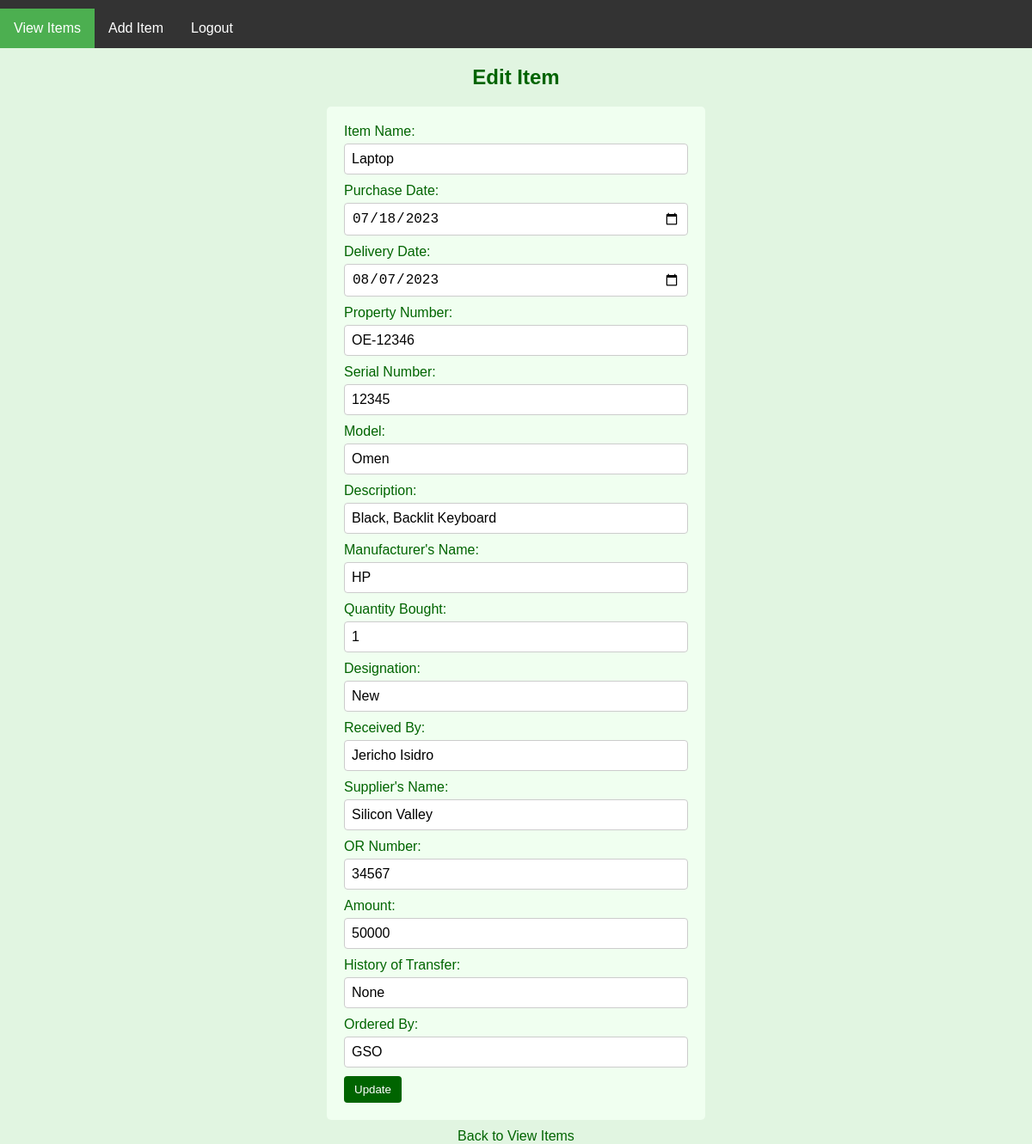
Screenshot of /edit-items.php?id=5 with the database file from the repository.
### tables this page shows
CREATE TABLE `inventory` (
  `id` int(7) NOT NULL,
  `item_name` varchar(100) NOT NULL,
  `purchase_date` date NOT NULL,
  `delivery_date` date NOT NULL,
  `property_number` varchar(40) NOT NULL,
  `serial_number` varchar(100) NOT NULL,
  `model_number` varchar(75) NOT NULL,
  `description` varchar(500) NOT NULL,
  `manufacturer_name` varchar(75) NOT NULL,
  `quantity_bought` int(6) NOT NULL,
  `designation` varchar(75) NOT NULL,
  `received_by` varchar(75) NOT NULL,
  `supplier_name` varchar(75) NOT NULL,
  `OR_number` varchar(50) NOT NULL,
  `amount` int(8) NOT NULL,
  `transfer_history` varchar(500) NOT NULL,
  `ordered_by` varchar(75) NOT NULL
);

### edit-items.php (the view, shortened to what this page needs)
<?php
include_once "db_connect.php";
if (isset($_GET['id'])) {
    $itemId = $_GET['id'];
    $stmt = $conn->prepare("SELECT * FROM inventory WHERE id = ?");
    $stmt->execute([$itemId]);
    $item = $stmt->fetch(PDO::FETCH_ASSOC);
} else {
    header("Location: view-items.php");
    exit;
}
?>
<!DOCTYPE html>
<html>
<head>
</head>
<body>
	<?php include_once "main_menu.php"; ?>
    <h2>Edit Item</h2>
    <form action="update-item.php" method="post">
        <label for="item_name">Item Name:</label>
        <input type="text" name="item_name" value="<?php echo $item['item_name']; ?>" required><br>
        <label for="purchase_date">Purchase Date:</label>
        <input type="date" name="purchase_date" value="<?php echo $item['purchase_date']; ?>" required><br>
        <label for="delivery_date">Delivery Date:</label>
        <input type="date" name="delivery_date" value="<?php echo $item['delivery_date']; ?>" required><br>
        <label for="property_number">Property Number:</label>
        <input type="text" name="property_number" value="<?php echo $item['property_number']; ?>" required><br>
        <label for="serial_number">Serial Number:</label>
        <input type="text" name="serial_number" value="<?php echo $item['serial_number']; ?>" required><br>
        <label for="model_number">Model:</label>
        <input type="text" name="model_number" value="<?php echo $item['model_number']; ?>" required><br>
        <label for="description">Description:</label>
        <input type="text" name="description" value="<?php echo $item['description']; ?>" required><br>
        <label for="manufacturer_name">Manufacturer's Name:</label>
        <input type="text" name="manufacturer_name" value="<?php echo $item['manufacturer_name']; ?>" required><br>
        <label for="quantity_bought">Quantity Bought:</label>
        <input type="number" name="quantity_bought" value="<?php echo $item['quantity_bought']; ?>" required><br>
        <label for="designation">Designation:</label>
        <input type="text" name="designation" value="<?php echo $item['designation']; ?>" required><br>
        <label for="received_by">Received By:</label>
        <input type="text" name="received_by" value="<?php echo $item['received_by']; ?>" required><br>
        <label for="supplier_name">Supplier's Name:</label>
        <input type="text" name="supplier_name" value="<?php echo $item['supplier_name']; ?>" required><br>
        <label for="OR_number">OR Number:</label>
        <input type="text" name="OR_number" value="<?php echo $item['OR_number']; ?>" required><br>
        <label for="amount">Amount:</label>
        <input type="number" name="amount" value="<?php echo $item['amount']; ?>" required><br>
        <label for="transfer_history">History of Transfer:</label>
        <input type="text" name="transfer_history" value="<?php echo $item['transfer_history']; ?>" required><br>
        <label for="ordered_by">Ordered By:</label>
        <input type="text" name="ordered_by" value="<?php echo $item['ordered_by']; ?>" required><br>
        <input type="submit" value="Update">
    </form>
    <a href="view-items.php">Back to View Items</a>
</body>
</html>

### edit-items.php (style rules this page uses)
body { font-family: Arial, sans-serif; background-color: #e1f5e1; color: #006400; }
h2 { text-align: center; margin-bottom: 20px; }
form { max-width: 400px; margin: 0 auto; background-color: #f0fff0; padding: 20px; border-radius: 5px; }
label { display: block; font-size: 16px; margin-bottom: 5px; }
input[type="text"], input[type="number"], input[type="date"], textarea { width: 100%; padding: 8px; font-size: 16px; border: 1px solid #ccc; border-radius: 4px; margin-bottom: 10px; box-sizing: border-box; }
input[type="submit"] { background-color: #006400; color: #fff; padding: 8px 12px; border: none; border-radius: 4px; cursor: pointer; }
a { display: block; text-align: center; color: #006400; margin-top: 10px; text-decoration: none; }

### main_menu.php (style rules this page uses)
body { font-family: Arial, sans-serif; margin: 0; padding: 0; }

### rows the page displays
inventory: item_name "Laptop", purchase_date "07/18/2023", delivery_date "08/07/2023", property_number "OE-12346", serial_number "12345", model_number "Omen", description "Black, Backlit Keyboard", manufacturer_name "HP", quantity_bought "1", designation "New", received_by "Jericho Isidro", supplier_name "Silicon Valley", OR_number "34567", amount "50000", transfer_history "None", ordered_by "GSO"
